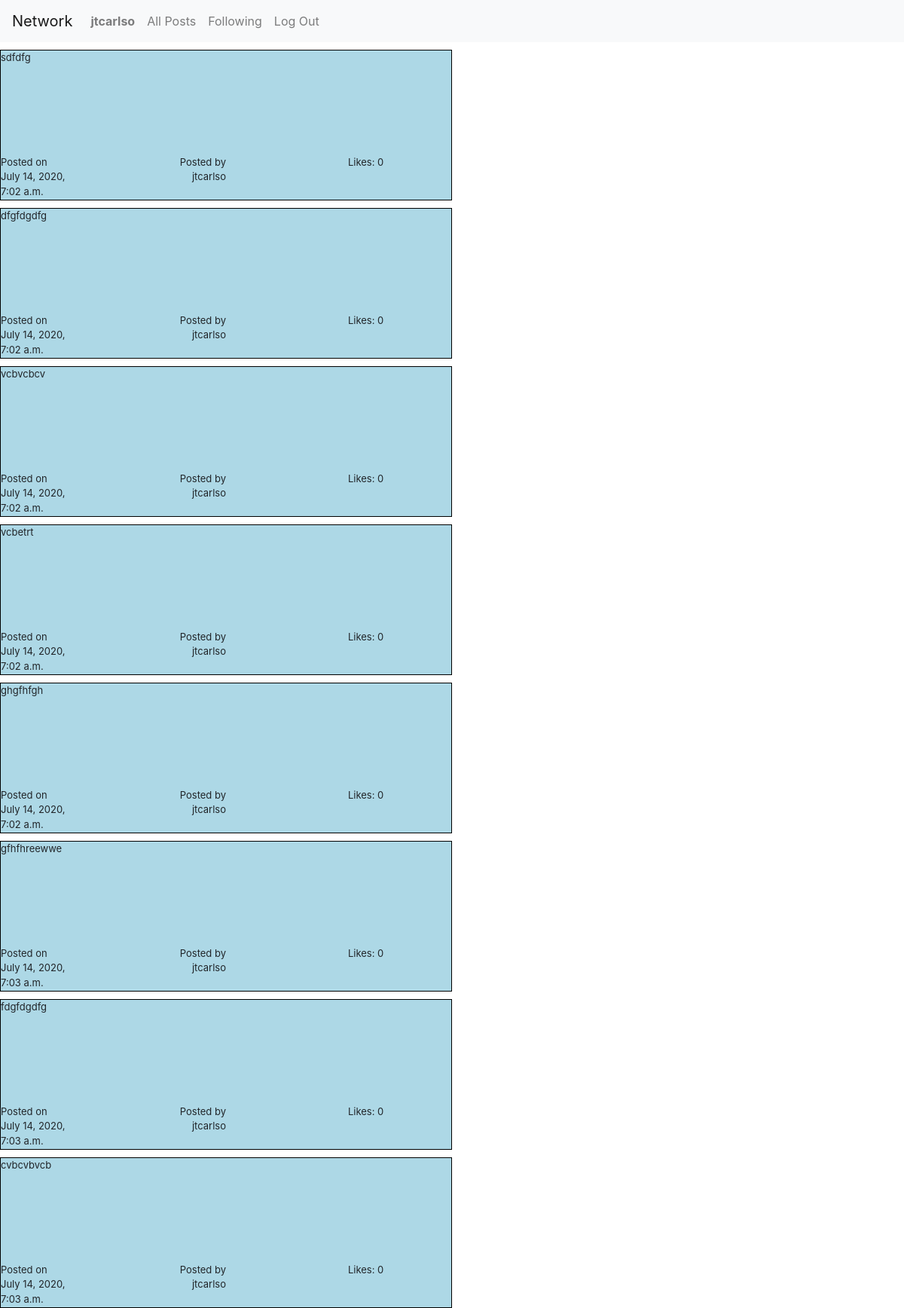
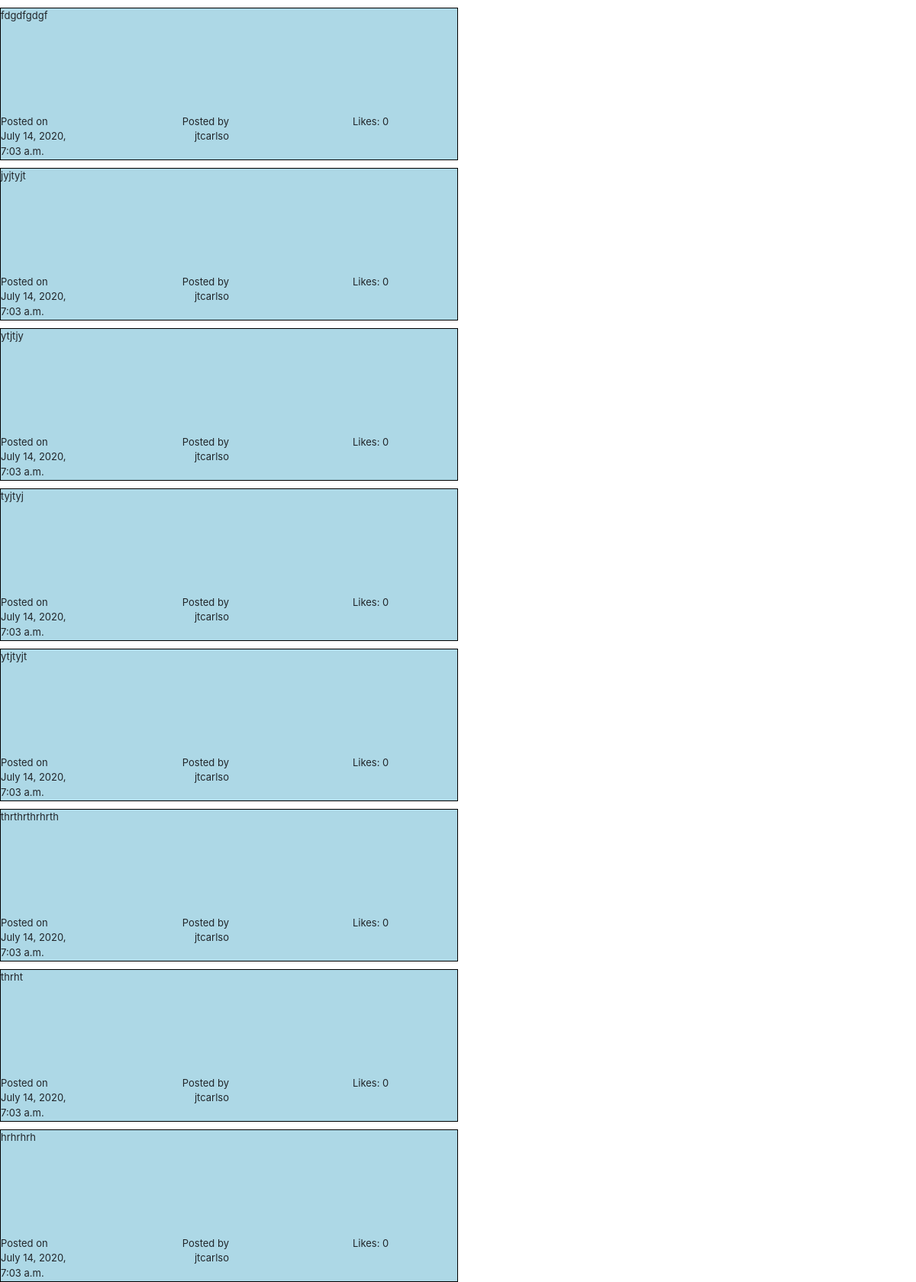
The app's page /profile/jtcarlso (signed in, upper part) with its own data (2 pictures, top to bottom).
### network/models.py (models this page shows, shortened)
class User(AbstractUser):
    username = models.CharField(max_length=30, unique=True)

class Post(models.Model):
    user = models.ForeignKey(User, on_delete=models.CASCADE)
    postText = models.CharField(max_length=100)
    date = models.DateTimeField(auto_now_add=True)

### network/views.py (the view)
# urls.py: path("profile/<username>", views.profile, name="profile"),
def profile(request, username):
    user = User.objects.filter(username=username)[0]
    posts = Post.objects.filter(user=user)
    post_likes = []
    for post in posts:
        post_likes.append({ "post": post, "likes": len(Like.objects.filter(post=post))})
    currentUser = User.objects.filter(username=request.user.username)[0]
    followers = Follow.objects.filter(userTo=user)
    isFollower = False
    for follower in followers:
        if follower.userFrom == currentUser:
            isFollower = True
            break
    return render(request, "network/profile.html", {
        "username": username,
        "post_likes": post_likes,
        "currentUser": currentUser,
        "followers": followers,
        "isFollower": isFollower
    })

### network/templates/network/profile.html (shortened to what this page needs)
{% extends "network/layout.html" %}
{% block body %}
    {% for post_like in post_likes %}
        <div class="post">
            <div class="post-body">
                {{post_like.post.postText}}
            </div>
            <div class="row" style="height: 25%">
                <div class="col">
                    <div class="post-date">
                        Posted on {{ post_like.post.date }}
                    </div>
                </div>
                <div class="col">
                    <div class="post-username">
                        Posted by {{ post_like.post.user.username }}
                    </div>
                </div>
                <div class="col">
                    <div class="post-username">
                        Likes: {{ post_like.likes }}
                    </div>
                </div>
            </div>
        </div>
    {% endfor %}
{% endblock %}

### network/templates/network/layout.html (shortened to what this page needs)
{% load static %}
<!DOCTYPE html>
<html lang="en">
    <head>
        <link rel="stylesheet" href="https://stackpath.bootstrapcdn.com/bootstrap/4.4.1/css/bootstrap.min.css">
        <link href="{% static 'network/styles.css' %}" rel="stylesheet">
    </head>
    <body>
        <nav class="navbar navbar-expand-lg navbar-light bg-light">
            <a class="navbar-brand" href="#">Network</a>
            <div>
              <ul class="navbar-nav mr-auto">
                {% if user.is_authenticated %}
                    <li class="nav-item">
                        <a class="nav-link" href="{% url 'profile' user.username %}"><strong>{{ user.username }}</strong></a>
                    </li>
                {% endif %}
                <li class="nav-item">
                  <a class="nav-link" href="{% url 'index' %}">All Posts</a>
                </li>
                {% if user.is_authenticated %}
                    <li class="nav-item">
                        <a class="nav-link" href="#">Following</a>
                    </li>
                    <li class="nav-item">
                        <a class="nav-link" href="{% url 'logout' %}">Log Out</a>
                    </li>
                {% endif %}
              </ul>
            </div>
          </nav>
        <div class="body">
            {% block body %}
            {% endblock %}
        </div>
    </body>
</html>

### network/static/network/styles.css (style rules this page uses)
.post { height: 200px; width: 50%; border-color: black; border-width: 1px; border-style: solid; background-color: lightblue; margin-top: 10px; }
.post > .post-body { width: 100%; height: 70%; text-align: left; font-size: small; }
.col > .post-date { width: 50%; text-align: left; font-size: small; }
.col > .post-username { width: 50%; text-align: right; font-size: small; }

### records on screen
User: username "jtcarlso"
Post: post.postText "sdfdfg", post "July 14, 2020, 7:02 a.m.", post.user.username "jtcarlso", likes "0"
Post: post.postText "dfgfdgdfg", post "July 14, 2020, 7:02 a.m.", post.user.username "jtcarlso", likes "0"
Post: post.postText "vcbvcbcv", post "July 14, 2020, 7:02 a.m.", post.user.username "jtcarlso", likes "0"
Post: post.postText "vcbetrt", post "July 14, 2020, 7:02 a.m.", post.user.username "jtcarlso", likes "0"
Post: post.postText "ghgfhfgh", post "July 14, 2020, 7:02 a.m.", post.user.username "jtcarlso", likes "0"
Post: post.postText "gfhfhreewwe", post "July 14, 2020, 7:03 a.m.", post.user.username "jtcarlso", likes "0"
Post: post.postText "fdgfdgdfg", post "July 14, 2020, 7:03 a.m.", post.user.username "jtcarlso", likes "0"
Post: post.postText "cvbcvbvcb", post "July 14, 2020, 7:03 a.m.", post.user.username "jtcarlso", likes "0"
Post: post.postText "fdgdfgdgf", post "July 14, 2020, 7:03 a.m.", post.user.username "jtcarlso", likes "0"
Post: post.postText "jyjtyjt", post "July 14, 2020, 7:03 a.m.", post.user.username "jtcarlso", likes "0"
Post: post.postText "ytjtjy", post "July 14, 2020, 7:03 a.m.", post.user.username "jtcarlso", likes "0"
Post: post.postText "tyjtyj", post "July 14, 2020, 7:03 a.m.", post.user.username "jtcarlso", likes "0"
Post: post.postText "ytjtyjt", post "July 14, 2020, 7:03 a.m.", post.user.username "jtcarlso", likes "0"
Post: post.postText "thrthrthrhrth", post "July 14, 2020, 7:03 a.m.", post.user.username "jtcarlso", likes "0"
Post: post.postText "thrht", post "July 14, 2020, 7:03 a.m.", post.user.username "jtcarlso", likes "0"
Post: post.postText "hrhrhrh", post "July 14, 2020, 7:03 a.m.", post.user.username "jtcarlso", likes "0"
